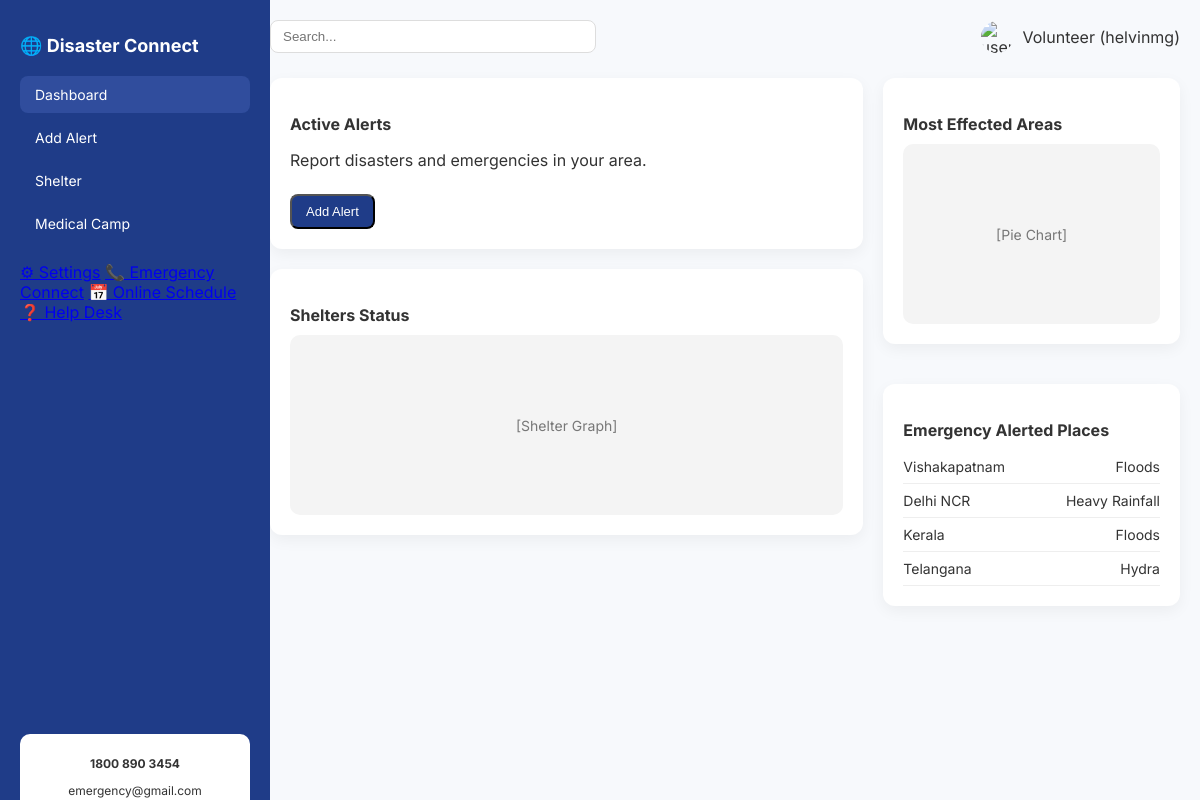
Before: /profile/ (signed in) with the older database file.
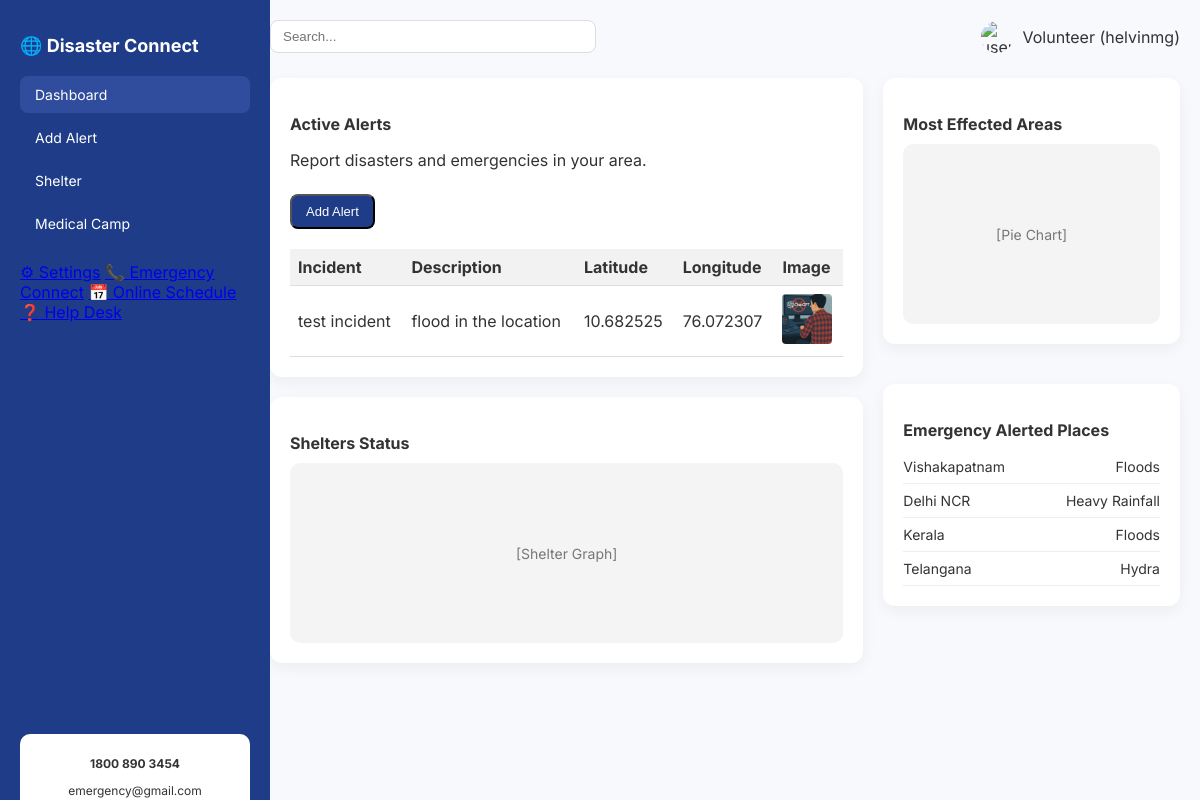
After: the same page with the newer database file.
### disasterapp/models.py (models this page shows, shortened)
class CustomUser(AbstractUser):
    USER_TYPES = [
        ("volunteer", "Volunteer"),
        ("supervisor", "Supervisor"),
        ("adminuser", "Admin"),
    ]
    mobile = models.CharField(max_length=15, unique=True)
    picture = models.ImageField(upload_to="profile_pics/", null=True, blank=True)
    state = models.CharField(max_length=100)
    latitude = models.FloatField(null=True, blank=True)
    longitude = models.FloatField(null=True, blank=True)
    user_type = models.CharField(max_length=20, choices=USER_TYPES, default="volunteer")

class Alert(models.Model):
    INDIAN_STATES = [
        ('Andhra Pradesh', 'Andhra Pradesh'),
        ('Arunachal Pradesh', 'Arunachal Pradesh'),
        ('Assam', 'Assam'),
        ('Bihar', 'Bihar'),
        ('Chhattisgarh', 'Chhattisgarh'),
        ('Goa', 'Goa'),
        ('Gujarat', 'Gujarat'),
        ('Haryana', 'Haryana'),
        ('Himachal Pradesh', 'Himachal Pradesh'),
        ('Jharkhand', 'Jharkhand'),
        ('Karnataka', 'Karnataka'),
        ('Kerala', 'Kerala'),
        ('Madhya Pradesh', 'Madhya Pradesh'),
        ('Maharashtra', 'Maharashtra'),
        ('Manipur', 'Manipur'),
        ('Meghalaya', 'Meghalaya'),
        ('Mizoram', 'Mizoram'),
        ('Nagaland', 'Nagaland'),
        ('Odisha', 'Odisha'),
        ('Punjab', 'Punjab'),
        ('Rajasthan', 'Rajasthan'),
        ('Sikkim', 'Sikkim'),
        ('Tamil Nadu', 'Tamil Nadu'),
        ('Telangana', 'Telangana'),
        ('Tripura', 'Tripura'),
        ('Uttar Pradesh', 'Uttar Pradesh'),
        ('Uttarakhand', 'Uttarakhand'),
        ('West Bengal', 'West Bengal'),
    ]
    incident = models.CharField(max_length=255)
    description = models.TextField()
    state = models.CharField(max_length=100, choices=INDIAN_STATES, blank=True, null=True)
    location_latitude = models.DecimalField(max_digits=9, decimal_places=6, blank=True, null=True)
    location_longitude = models.DecimalField(max_digits=9, decimal_places=6, blank=True, null=True)
    google_maps_link = models.URLField(blank=True, null=True)
    image = models.ImageField(upload_to="alert_images/", null=True, blank=True)
    created_at = models.DateTimeField(auto_now_add=True)
    user = models.ForeignKey(CustomUser, on_delete=models.CASCADE)

### disasterapp/views.py (the view)
# urls.py: path("profile/", views.profile_view, name="profile"),
@login_required
def profile_view(request):
    user = request.user  # current logged-in user
    alerts = Alert.objects.filter(user=user).order_by("-created_at")
    if request.method == "POST":
        form = AlertForm(request.POST, request.FILES)
        if form.is_valid():
            alert = form.save(commit=False)
            alert.user = user
            alert.save()
            return redirect("profile")
    else:
        form = AlertForm()
    return render(request, "disasterapp/profile.html", {"user": user, "form": form, "alerts": alerts})

### disasterapp/forms.py
class AlertForm(forms.ModelForm):
    class Meta:
        model = Alert
        fields = ["incident", "description", "state", "location_latitude", "location_longitude", "google_maps_link", "image"]
        widgets = {
            "location_latitude": forms.HiddenInput(),
            "location_longitude": forms.HiddenInput(),
            "description": forms.Textarea(attrs={"rows": 3}),
        }

### disasterapp/templates/disasterapp/profile.html (shortened to what this page needs)
{% load static %}
<!DOCTYPE html>
<html lang="en">
  <head>
    <link rel="stylesheet" href="https://unpkg.com/leaflet@1.9.4/dist/leaflet.css" />
  </head>
  <body>
    <div class="sidebar">
      <div>
        <h2>🌐 Disaster Connect</h2>
        <div class="menu">
          <a href="#" class="active">Dashboard</a>
          {% if user.user_type == "volunteer" %}
          <a href="#" onclick="openModal()">Add Alert</a>
          <a href="#">Shelter</a>
          <a href="#">Medical Camp</a>
          {% elif user.user_type == "supervisor" %}
          <a href="#">Alert Status</a>
          <a href="#">Add Shelter</a>
          <a href="#">Add Medical Camp</a>
          {% elif user.user_type == "admin" %}
          <a href="#">Alert Status</a>
          <a href="#">Approve Shelter</a>
          <a href="#">Approve Medical Camp</a>
          {% endif %}
        </div>
        <div class="others">
          <a href="#">⚙ Settings</a>
          <a href="#">📞 Emergency Connect</a>
          <a href="#">📅 Online Schedule</a>
          <a href="#">❓ Help Desk</a>
        </div>
      </div>
      <div class="help-box">
        <p><strong>1800 890 3454</strong></p>
        <p>emergency@gmail.com</p>
      </div>
    </div>
    <div class="main">
      <div class="topbar">
        <div class="search"><input type="text" placeholder="Search..." /></div>
        <div class="user">
          <img src="{% static 'img/avatar.png' %}" alt="user" />
          <span>{{ user.user_type|title }} ({{ user.username }})</span>
        </div>
      </div>
      <div class="dashboard">
        <div>
          {% if user.user_type == "volunteer" %}
          <div class="card">
            <h3>Active Alerts</h3>
            <p>Report disasters and emergencies in your area.</p>
            <button class="action-btn" onclick="openModal()">Add Alert</button>
            {% if alerts %}
            <table class="alert-table">
              <thead>
                <tr>
                  <th>Incident</th>
                  <th>Description</th>
                  <th>Latitude</th>
                  <th>Longitude</th>
                  <th>Image</th>
                </tr>
              </thead>
              <tbody>
                {% for alert in alerts %}
                <tr>
                  <td>{{ alert.incident }}</td>
                  <td>{{ alert.description|truncatechars:50 }}</td>
                  <td>{{ alert.location_latitude }}</td>
                  <td>{{ alert.location_longitude }}</td>
                  <td>
                    {% if alert.image %}
                    <img src="{{ alert.image.url }}" alt="Alert Image" class="alert-image">
                    {% else %}
                    No Image
                    {% endif %}
                  </td>
                </tr>
                {% endfor %}
              </tbody>
            </table>
            {% endif %}
          </div>
          {% elif user.user_type == "supervisor" %}
          <div class="card">
            <h3>Verify Alerts</h3>
            <p>Review and verify alerts submitted by volunteers.</p>
            <a href="#" class="action-btn">Verify Alerts</a>
          </div>
          {% elif user.user_type == "admin" %}
          <div class="card">
            <h3>Approve Alerts</h3>
            <p>Approve verified alerts for further action.</p>
            <a href="#" class="action-btn">Approve Alerts</a>
          </div>
          {% endif %}
          <div class="card">
            <h3>Shelters Status</h3>
            <div class="chart-placeholder">[Shelter Graph]</div>
          </div>
        </div>
        <div class="right-panel">
          <div class="card">
            <h3>Most Effected Areas</h3>
            <div class="chart-placeholder">[Pie Chart]</div>
          </div>
          <div class="card emergency-list">
            <h3>Emergency Alerted Places</h3>
            <ul>
              <li><span>Vishakapatnam</span> <span>Floods</span></li>
              <li><span>Delhi NCR</span> <span>Heavy Rainfall</span></li>
              <li><span>Kerala</span> <span>Floods</span></li>
              <li><span>Telangana</span> <span>Hydra</span></li>
            </ul>
          </div>
        </div>
      </div>
    </div>
  </body>
</html>

### disasterapp/templates/disasterapp/profile.html (style rules this page uses)
body { margin: 0; font-family: "Inter", sans-serif; background: #f7f9fc; color: #333; }
.sidebar { position: fixed; left: 0; top: 0; width: 230px; height: 100vh; background: #1f3c88; color: #fff; padding: 20px; display: flex; flex-direction: column; justify-content: space-between; }
.sidebar h2 { margin-bottom: 20px; font-size: 18px; }
.menu a { display: block; padding: 10px 15px; margin: 6px 0; color: #fff; text-decoration: none; border-radius: 8px; font-size: 14px; }
.menu a.active, .menu a:hover { background: #304d9d; }
.others { margin-top: 20px; }
.help-box { background: #fff; color: #333; padding: 10px; border-radius: 10px; text-align: center; font-size: 12px; }
.main { margin-left: 250px; padding: 20px; }
.topbar { display: flex; justify-content: space-between; align-items: center; margin-bottom: 25px; }
.search input { padding: 8px 12px; border: 1px solid #ddd; border-radius: 8px; width: 300px; }
.user { display: flex; align-items: center; gap: 10px; }
.user img { width: 32px; height: 32px; border-radius: 50%; }
.dashboard { display: grid; grid-template-columns: 2fr 1fr; gap: 20px; }
.card { background: #fff; padding: 20px; border-radius: 12px; box-shadow: 0 5px 15px rgba(0, 0, 0, 0.05); margin-bottom: 20px; }
.card h3 { margin-bottom: 10px; font-size: 16px; }
.action-btn { display: inline-block; padding: 8px 14px; background: #1f3c88; color: #fff; border-radius: 8px; font-size: 13px; text-decoration: none; margin-top: 8px; cursor: pointer; }
.right-panel { display: flex; flex-direction: column; gap: 20px; }
.emergency-list ul { list-style: none; padding: 0; margin: 0; }
.emergency-list li { display: flex; justify-content: space-between; padding: 8px 0; border-bottom: 1px solid #eee; font-size: 14px; }
.chart-placeholder { background: #f4f4f4; height: 180px; border-radius: 10px; display: flex; align-items: center; justify-content: center; color: #777; font-size: 14px; }
.alert-table { width: 100%; border-collapse: collapse; margin-top: 20px; }
.alert-table th, .alert-table td { padding: 8px; text-align: left; border-bottom: 1px solid #ddd; }
.alert-table th { background-color: #f2f2f2; }
.alert-image { width: 50px; height: 50px; object-fit: cover; border-radius: 4px; }

Changed rows visible on the page:
added Alert: incident "test incident", description "flood in the location", location_latitude "10.682525", location_longitude "76.072307", image (picture)
Other visible differences:
text now shown: "Incident Description Latitude Longitude Image"
